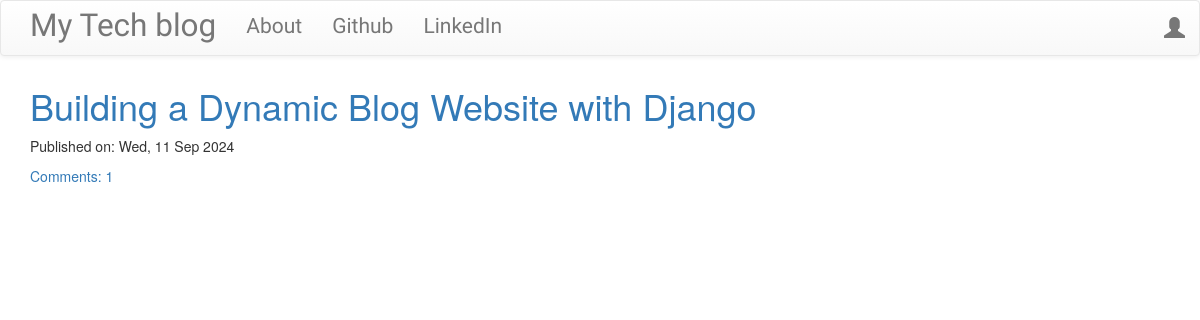
The page / on the database its author committed.
### blog/models.py (models this page shows, shortened)
class Post(models.Model):
    author = models.ForeignKey('auth.User', on_delete=models.CASCADE)
    title = models.CharField(max_length=200)
    text = models.TextField()
    create_date = models.DateTimeField(default=timezone.now)  # No parentheses
    published_date = models.DateTimeField(blank=True, null=True)
    def approve_comments(self):
        return self.comments.filter(approved_comment=True)

### blog/views.py (the view)
# urls.py: path('', views.PostListView.as_view(), name='post_list'),
class PostListView(ListView):
    model = Post
    def get_queryset(self):
        return Post.objects.filter(published_date__lte=timezone.now()).order_by('-published_date')

### blog/templates/blog/post_list.html (shortened to what this page needs)
{% extends "blog/base.html" %}
{% block content %}
<div class="centerstage">
    {% for post in post_list %}
    <div class="post">
        <h1><a href="{% url 'post_detail' pk=post.pk %}">{{ post.title }}</a></h1>
        <div class="date">
            <p>Published on: {{ post.published_date|date:"D, d M Y" }}</p>
        </div>
        <a href="{% url 'post_detail' pk=post.pk %}">Comments: {{ post.approve_comments.count }}</a>
    </div>
    {% endfor %}
</div>
{% endblock %}

### blog/static/css/blog.css (style rules this page uses)
.centerstage { margin-left: auto; margin-right: auto; }
.loader { filter:hue-rotate(0deg); color: linear-gradient(45deg,#0f8,#08f); animation:hue 5000ms infinite linear; }

### rows shown on the page
Post: title "Building a Dynamic Blog Website with Django", published_date "Wed, 11 Sep 2024", approve_comments.count "1"
